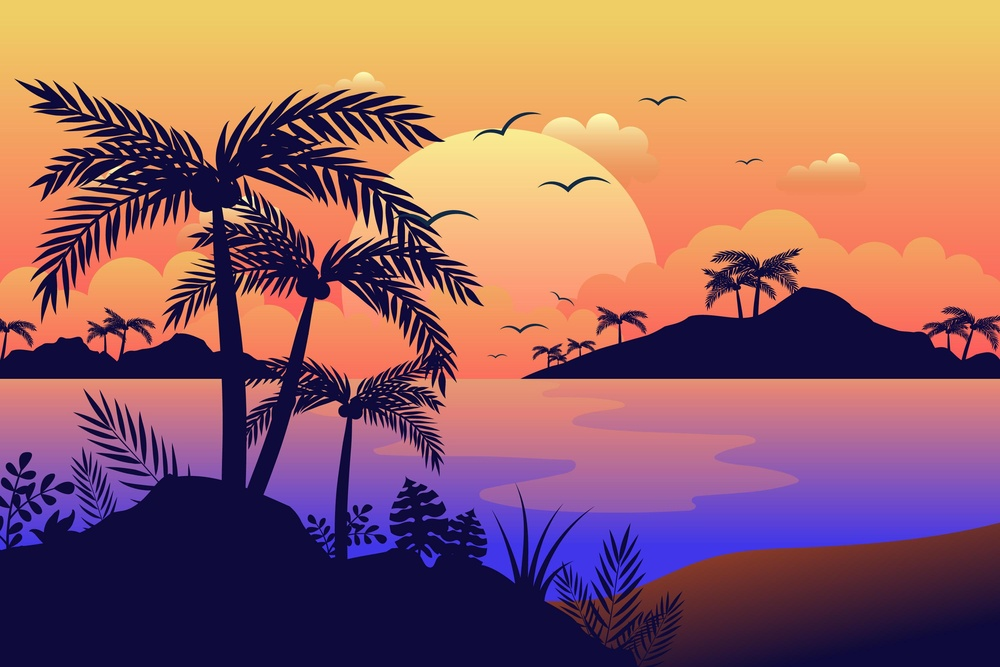
#> input picture img/img2.jpg, 1000 x 667 px, shrunk from 3000 x 2000 before the run
$ python Threshold.py
#> lines starting #> are read from the running program, lines starting #| are printed output that depends on the picture; after the words box and inside, x2 and y2 are one past the last pixel; in counts of white or black regions, pixels touching at a corner belong together
# Import Library
import cv2

# Read an Image
img = cv2.imread("./img/img2.jpg")
#> img is the input picture: shape (667, 1000, 3); mean B, G, R 100, 98.9, 148.4

# Converting to GrayScale
grayscaleImg = cv2.cvtColor(img, cv2.COLOR_BGR2GRAY)
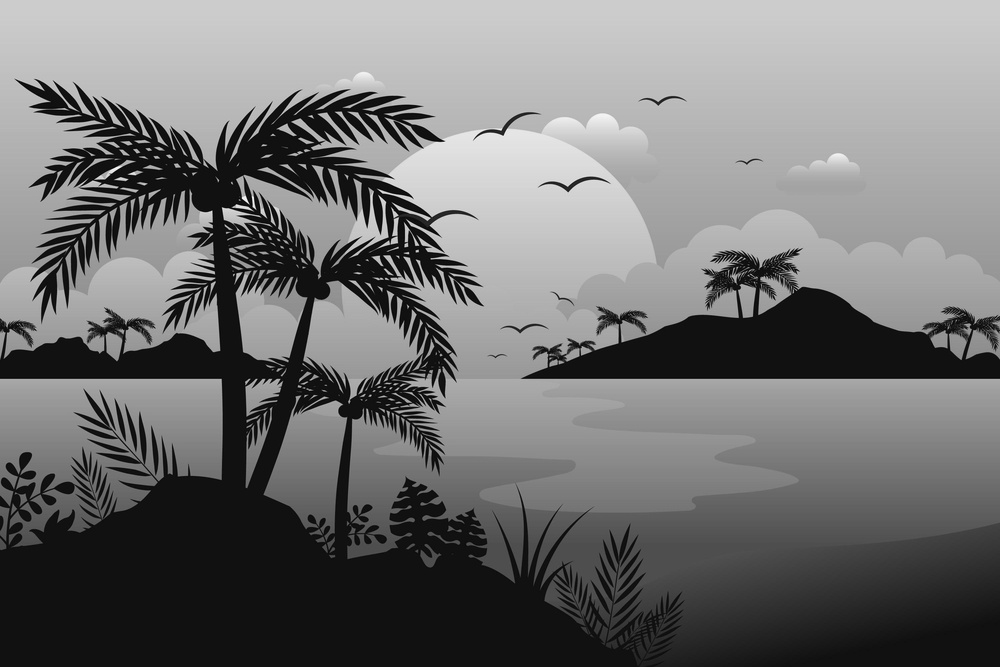
#> grayscaleImg: shape (667, 1000); min 3, max 251, mean 113.8

# Threshold to Black and White
thresImg = cv2.threshold(grayscaleImg, 100, 255, cv2.THRESH_BINARY)[1]
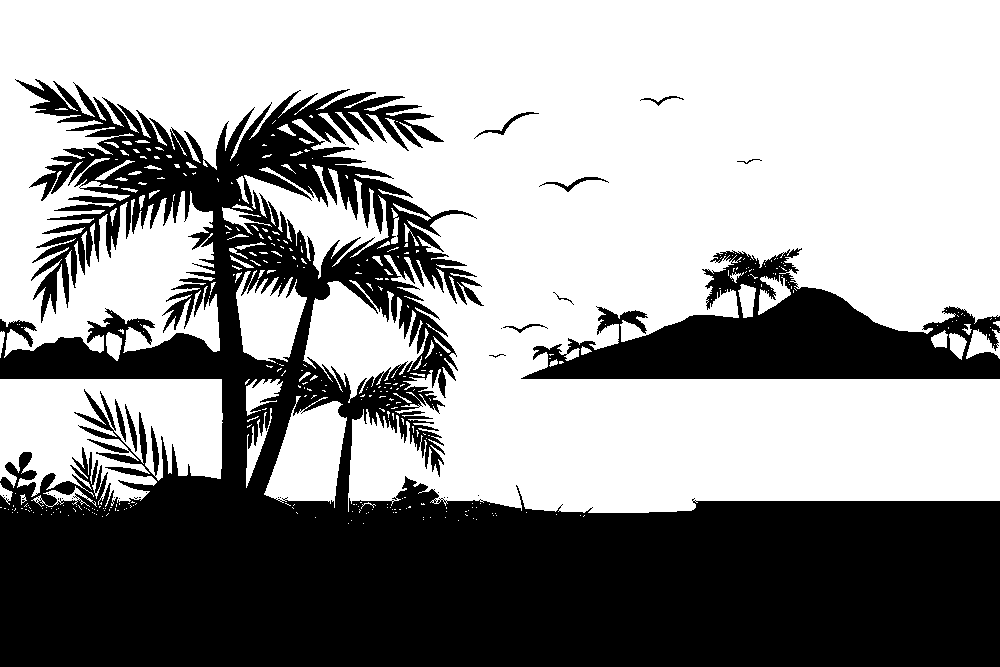
#> thresImg: shape (667, 1000); 59.3% white; 30 black regions (19 under 20 px), largest, box (x1, y1, x2, y2) and area: (0, 79, 1000, 667) 242003, (521, 248, 1000, 379) 28586, (539, 177, 609, 192) 207

# Write Image into File
cv2.imwrite("./output/thresholdimage.png", thresImg)

# Show the written image
cv2.imshow("THRESHOLD", thresImg)

# Hold until closed and then destroy all
cv2.waitKey(0)
cv2.destroyAllWindows()

$ run again, with img/img1.jpeg copied over img/img2.jpg
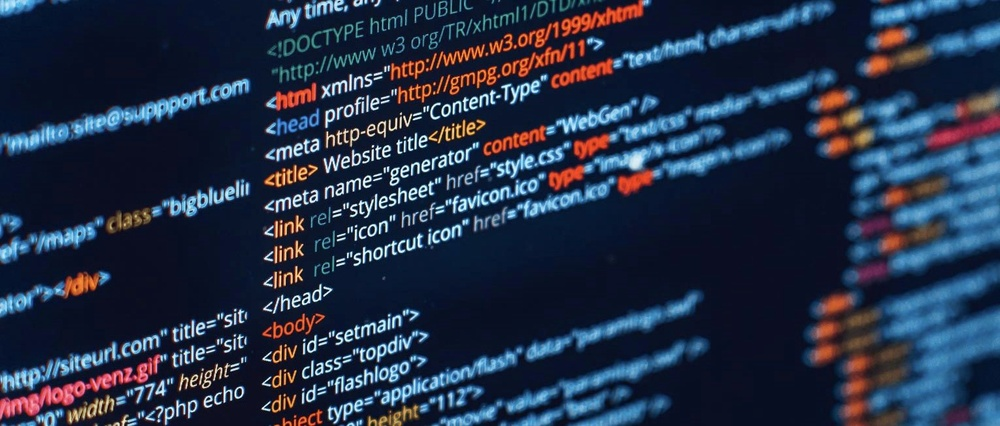
#> input picture img/img1.jpeg, 1000 x 426 px, shrunk from 1530 x 652 before the run
#> img is the input picture: shape (426, 1000, 3); mean B, G, R 70.4, 48.1, 36.1
#> `grayscaleImg = cv2.cvtColor(img, cv2.COLOR_BGR2GRAY)`:
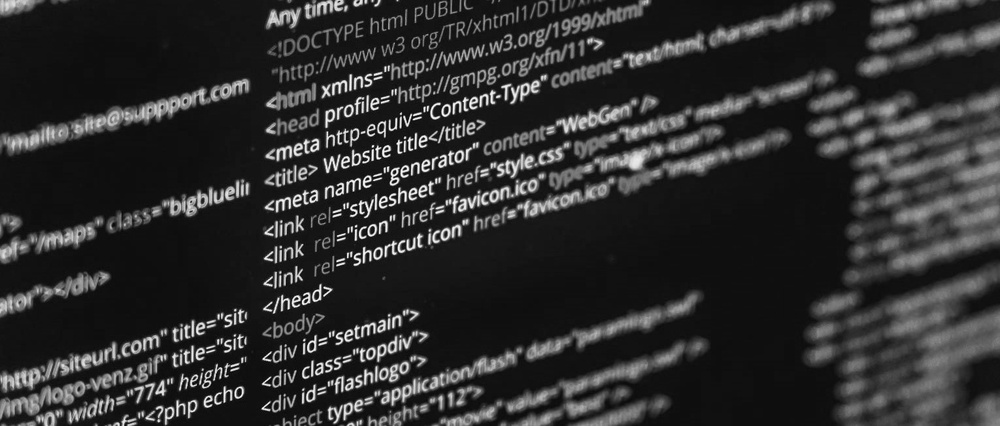
#> grayscaleImg: shape (426, 1000); min 2, max 254, mean 47.1
#> `thresImg = cv2.threshold(grayscaleImg, 100, 255, cv2.THRESH_BINARY)[1]`:
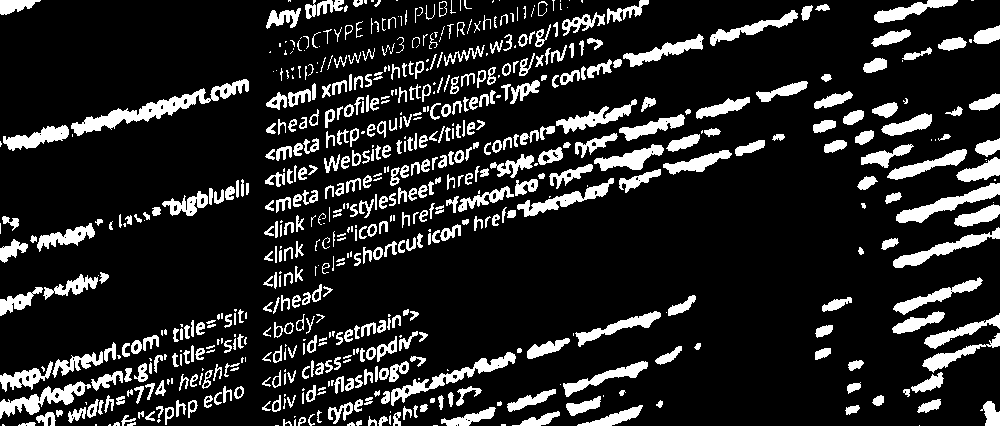
#> thresImg: shape (426, 1000); 15.2% white; 666 white regions (184 under 20 px), largest, box (x1, y1, x2, y2) and area: (71, 79, 249, 136) 2110, (391, 352, 516, 406) 1225, (896, 183, 1000, 223) 1221
